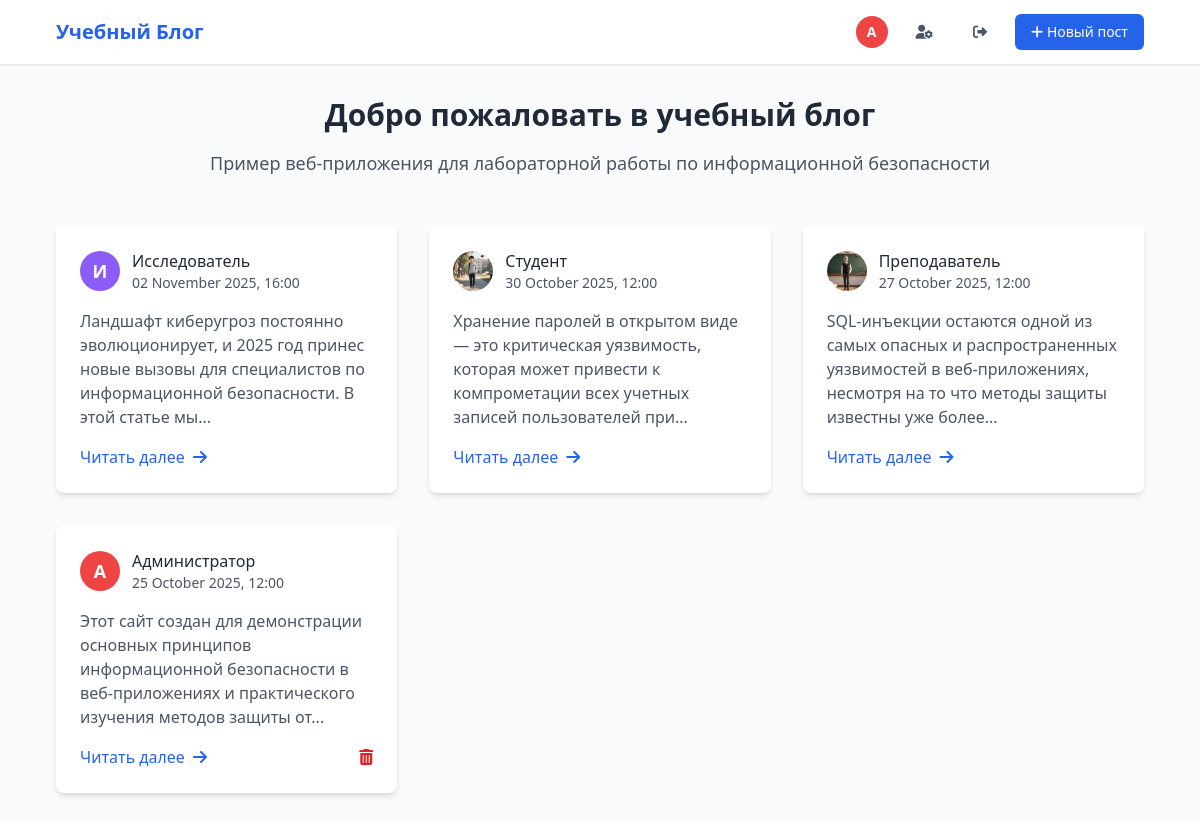
The page / (signed in) on the database its author committed.
### tables this page shows
CREATE TABLE posts (
            id INTEGER PRIMARY KEY AUTOINCREMENT,
            title TEXT NOT NULL,
            content TEXT NOT NULL,
            author_id INTEGER NOT NULL,
            created_at TIMESTAMP DEFAULT CURRENT_TIMESTAMP,
            updated_at TIMESTAMP NULL,
            FOREIGN KEY (author_id) REFERENCES users (id)
        );

CREATE TABLE users (
            id INTEGER PRIMARY KEY AUTOINCREMENT,
            username TEXT UNIQUE NOT NULL,
            password_hash TEXT NOT NULL,
            email TEXT UNIQUE NOT NULL,
            avatar TEXT DEFAULT 'default.png',
            timezone_offset INTEGER DEFAULT 3
        );

### app.py (the view)
@app.route('/')
def index():
    try:
        conn = get_db_connection()
        posts = conn.execute('''
            SELECT p.*, u.username as author_name, u.avatar as author_avatar, u.timezone_offset
            FROM posts p
            JOIN users u ON p.author_id = u.id
            ORDER BY p.created_at DESC
        ''').fetchall()
        formatted_posts = []
        for post in posts:
            post_dict = dict(post)
            post_dict['formatted_date'] = format_datetime(post['created_at'], post['timezone_offset'])
            post_dict['first_letter'] = get_first_letter(post['author_name'])
            if post['updated_at']:
                post_dict['edited_info'] = {
                    'formatted_date': format_datetime(post['updated_at'], post['timezone_offset']),
                    'is_edited': True
                }
            else:
                post_dict['edited_info'] = {'is_edited': False}
            formatted_posts.append(post_dict)
        conn.close()
        return render_template('index.html', posts=formatted_posts)
    except sqlite3.OperationalError as e:
        init_db()
        return redirect(url_for('index'))

### app.py (called while the page is built)
def get_first_letter(username):
    for char in username:
        if char.isalpha():
            return char.upper()
    return username[0].upper() if username else '?'

def format_datetime(dt_str, timezone_offset=3):
    try:
        dt = datetime.fromisoformat(dt_str.replace('T', ' '))
        dt = dt + timedelta(hours=timezone_offset)
        return dt.strftime('%d %B %Y, %H:%M')
    except:
        return dt_str

### database.py (called while the page is built)
def get_db_connection():
    conn = sqlite3.connect(Config.DATABASE_PATH)
    conn.row_factory = sqlite3.Row
    return conn

### templates/index.html (shortened to what this page needs)
{% extends "base.html" %}
{% block content %}
<div class="text-center mb-12">
    <h2 class="text-3xl font-bold text-gray-800 mb-4">Добро пожаловать в учебный блог</h2>
    <p class="text-gray-600 text-lg">Пример веб-приложения для лабораторной работы по информационной безопасности</p>
</div>
<div class="grid grid-cols-1 md:grid-cols-2 lg:grid-cols-3 gap-8">
    {% for post in posts %}
    <div class="bg-white rounded-lg shadow-md overflow-hidden hover:shadow-lg transition-shadow">
        <div class="p-6">
            <div class="flex items-center mb-4">
                {% if post.author_avatar and post.author_avatar != 'default.png' %}
                    <img src="{{ url_for('static', filename='avatars/' + post.author_avatar) }}"
                         alt="Аватар автора"
                         class="w-10 h-10 rounded-full object-cover mr-3">
                {% else %}
                    <div class="avatar-circle avatar-{{ post.first_letter }} mr-3">
                        {{ post.first_letter }}
                    </div>
                {% endif %}
                <div>
                    <p class="font-medium text-gray-800">{{ post.author_name }}</p>
                    <p class="text-sm text-gray-600">{{ post.formatted_date }}</p>
                </div>
            </div>
            <p class="text-gray-600 mb-4">{{ post.content|striptags|truncate(150) }}</p>
            <div class="flex justify-between items-center">
                <a href="{{ url_for('post_detail', post_id=post.id) }}" class="text-blue-600 hover:text-blue-800 font-medium flex items-center">
                    Читать далее <i class="fas fa-arrow-right ml-2"></i>
                </a>
                {% if session.user_id == post.author_id %}
                    <form method="POST" action="{{ url_for('delete_post', post_id=post.id) }}" onsubmit="return confirm('Вы уверены, что хотите удалить этот пост?');">
                        <button type="submit" class="text-red-600 hover:text-red-800 font-medium">
                            <i class="fas fa-trash-alt"></i>
                        </button>
                    </form>
                {% endif %}
            </div>
        </div>
    </div>
    {% endfor %}
</div>
{% endblock %}

### templates/base.html (style rules this page uses)
.avatar-circle { width: 40px; height: 40px; border-radius: 50%; display: flex; align-items: center; justify-content: center; font-weight: bold; color: white; font-size: 18px; background-color: #6b7280; }
.avatar-А, .avatar-Б, .avatar-В { background-color: #ef4444; }
.avatar-Ж, .avatar-З, .avatar-И { background-color: #8b5cf6; }

### rows shown on the page
posts: first_letter "И", author_name "Исследователь", formatted_date "02 November 2025, 16:00", content "Ландшафт киберугроз постоянно эволюционирует, и 2025 год принес новые вызовы для специалистов по информационной безопасности. В этой статье мы..."
posts: avatar (picture), author_name "Студент", formatted_date "30 October 2025, 12:00", content "Хранение паролей в открытом виде — это критическая уязвимость, которая может привести к компрометации всех учетных записей пользователей при..."
posts: avatar (picture), author_name "Преподаватель", formatted_date "27 October 2025, 12:00", content "SQL-инъекции остаются одной из самых опасных и распространенных уязвимостей в веб-приложениях, несмотря на то что методы защиты известны уже более..."
posts: first_letter "А", author_name "Администратор", formatted_date "25 October 2025, 12:00", content "Этот сайт создан для демонстрации основных принципов информационной безопасности в веб-приложениях и практического изучения методов защиты от..."

### other values the page prints
{{ session.username|first|upper }} "А"
